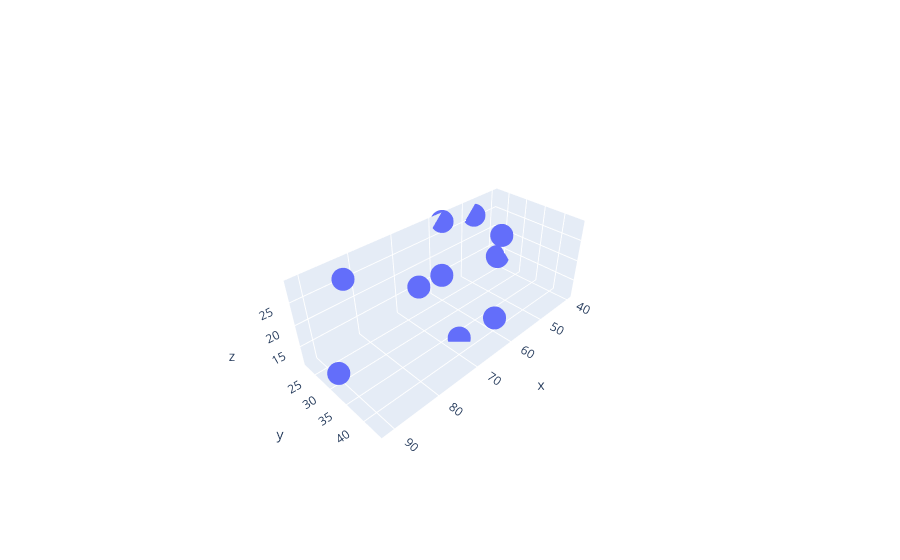

This figure's notebook cell:
### Markdown cell above
# 3d Plot

### Code cell
x=np.random.randint(40,100,10)
y=np.random.randint(20,50,10)
z=np.random.randint(10,30,10)

trace=go.Scatter3d(x=x,y=y,z=z,mode="markers")
go.Figure(trace)

### Figure 1 — Plotly figure (JSON) as saved in the notebook; plotly's stock layout.template omitted (floating-point values rounded to 4 significant figures)
{"data": [{"mode": "markers", "type": "scatter3d", "x": [40, 67, 47, 71, 65, 91, 85, 44, 57, 63], "y": [24, 37, 22, 30, 44, 31, 27, 28, 22, 28], "z": [13, 11, 26, 22, 19, 14, 29, 22, 28, 20]}], "layout": {"autosize": true, "scene": {"aspectmode": "auto", "aspectratio": {"x": 1.873, "y": 0.8079, "z": 0.661}, "camera": {"center": {"x": 0, "y": 0, "z": 0}, "eye": {"x": 1.796, "y": 1.796, "z": 1.796}, "projection": {"type": "perspective"}, "up": {"x": 0, "y": 0, "z": 1}}}}}
